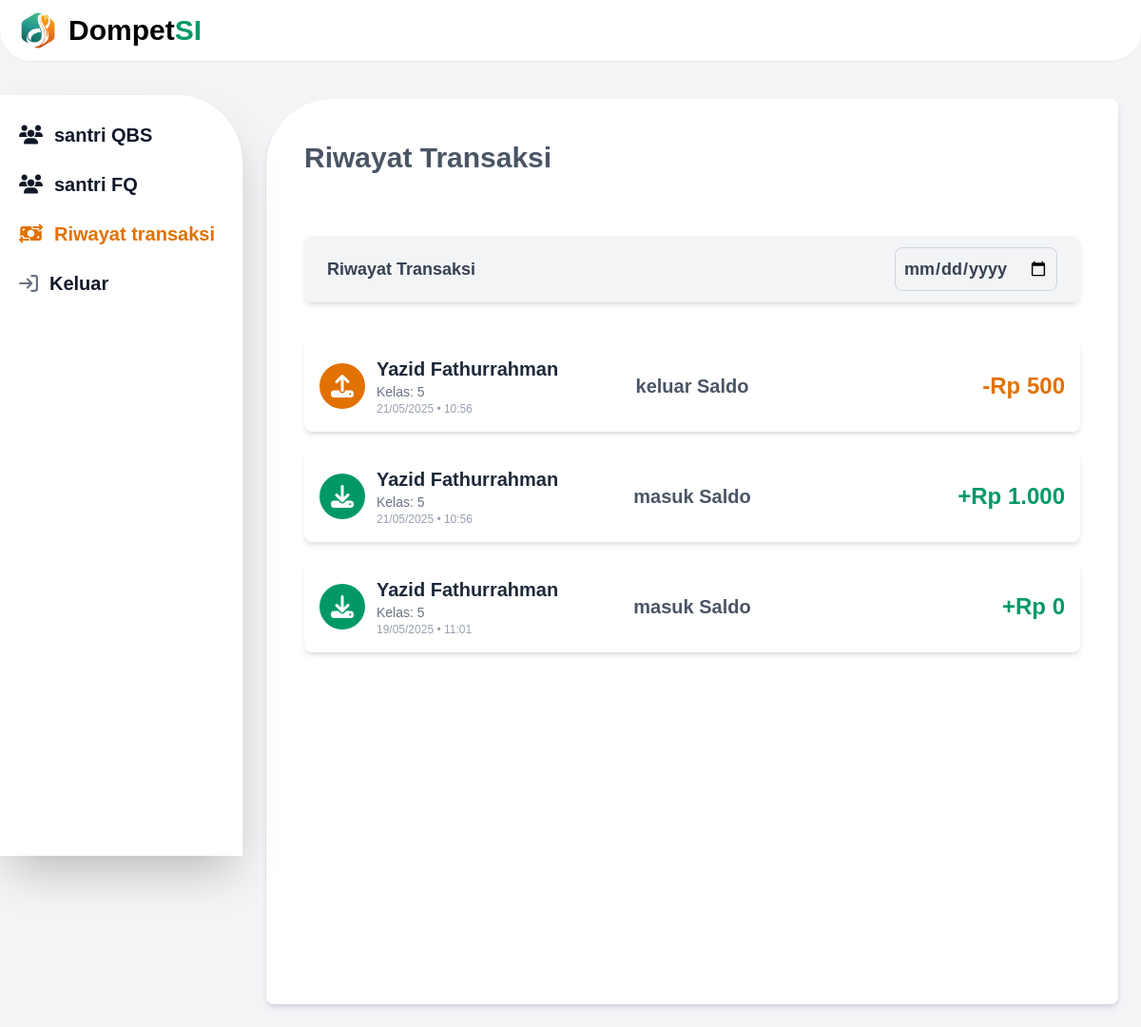
Screenshot of /dist/admin/Riwayat.php (signed in) with the database file from the repository.
### tables this page shows
CREATE TABLE `riwayat` (
  `id` int(11) NOT NULL,
  `santri_id` int(11) NOT NULL,
  `jumlah` int(11) NOT NULL,
  `tipe` enum('masuk','keluar') NOT NULL,
  `keterangan` varchar(255) DEFAULT NULL,
  `tanggal` datetime DEFAULT current_timestamp()
);

CREATE TABLE `santri` (
  `id` int(11) NOT NULL,
  `nis` varchar(255) NOT NULL,
  `nama` varchar(255) DEFAULT NULL,
  `kelas` varchar(255) DEFAULT NULL,
  `tgl_lahir` varchar(255) DEFAULT NULL,
  `kampus` varchar(255) DEFAULT NULL,
  `password` varchar(255) DEFAULT NULL,
  `foto` varchar(255) DEFAULT NULL
);

### dist/admin/Riwayat.php (the view, shortened to what this page needs)
<?php
$santri_id = (int) $_SESSION['santri_id'];
require_once __DIR__ . '/../../php/conn.php';
$sql = "
    SELECT
      r.jumlah,
      r.tipe,
      r.keterangan,
      r.tanggal,
      s.nama,
      s.kelas
    FROM riwayat AS r
    JOIN santri  AS s ON r.santri_id = s.id
    WHERE r.santri_id = ?
    ORDER BY r.tanggal DESC
";
$stmt = $conn->prepare($sql);
$stmt->bind_param('i', $santri_id);
$stmt->execute();
$result = $stmt->get_result();
$riwayat = [];
while ($row = $result->fetch_assoc()) {
    $riwayat[] = $row;
}
?>
<!DOCTYPE html>
<html>
  <head>
    <link rel="stylesheet" href="https://cdnjs.cloudflare.com/ajax/libs/font-awesome/6.5.1/css/all.min.css" />
    <link href="/src/output.css" rel="stylesheet" />
  </head>
  <body class="bg-gray-100 md:overflow-hidden">
    <nav class="fixed top-0 z-50 w-full bg-white border-b border-gray-200 dark:bg-gray-800 dark:border-gray-700 rounded-b-4xl">
      <div class="px-3 py-3 lg:px-5 lg:pl-3">
        <div class="flex items-center justify-between">
          <div class="flex items-center justify-start rtl:justify-end">
            <a href="" class="flex ms-2 md:me-24">
              <img src="/assets/img/logo.png" class="h-10 me-3" alt="FlowBite Logo" />
              <span class="self-center text-2xl font-bold sm:text-3xl whitespace-nowrap dark:text-white">
                Dompet<span class="text-emerald-600">SI</span>
              </span>
            </a>
          </div>
        </div>
      </div>
    </nav>
    <aside
      id="logo-sidebar"
      class="fixed top-0 left-0 z-40 w-64 md:mt-25 rounded-tr-5xl h-screen pt-20 md:pt-5 transition-transform -translate-x-full bg-white border-r border-gray-200 sm:translate-x-0 dark:bg-gray-800 dark:border-gray-700 shadow-2xl"
      aria-label="Sidebar"
    >
      <div class="h-full px-3 pb-4 overflow-y-auto">
        <ul class="space-y-2 font-semibold text-xl">
          <li>
            <a href="/dist/admin/QBS.php" class="flex items-center p-2 text-gray-900 rounded-lg dark:text-white hover:bg-gray-100 dark:hover:bg-gray-700 group">
              <span><i class="fa-solid fa-users"></i></span>
              <span class="ms-3">santri QBS</span>
            </a>
          </li>
          <li>
            <a href="/dist/admin/FQ.php" class="flex items-center p-2 text-gray-900 rounded-lg dark:text-white hover:bg-gray-100 dark:hover:bg-gray-700 group">
              <span><i class="fa-solid fa-users"></i></span>
              <span class="ms-3">santri FQ</span>
            </a>
          </li>
          <li>
            <a href="/dist/admin/Riwayat.php" class="flex items-center p-2 text-gray-900 rounded-lg dark:text-white hover:bg-gray-100 dark:hover:bg-gray-700 group">
              <span><i class="fa-solid fa-money-bill-transfer"></i></span>
              <span class="flex-1 ms-3 whitespace-nowrap">Riwayat transaksi</span>
            </a>
          </li>
          <li>
            <a href="/dist/Masuk.php" class="flex items-center p-2 text-gray-900 rounded-lg dark:text-white hover:bg-gray-100 dark:hover:bg-gray-700 group">
              <span class="flex-1 ms-3 whitespace-nowrap">Keluar</span>
            </a>
          </li>
        </ul>
      </div>
    </aside>
    <div class="flex-1 p-6 sm:ml-64 mt-20">
      <div class="md:bg-white md:p-6 md:shadow-md shadow-gray-300 rounded-tl-5xl rounded-lg">
        <div class="grid grid-cols-1 gap-2">
          <h4 class="text-3xl pt-5 text-gray-600 md:ps-4 font-bold mb-10">Riwayat Transaksi</h4>
          <div class="flex flex-col h-screen md:p-4">
            <div class="flex flex-col md:flex-row justify-between items-start md:items-center bg-gray-100 md:py-3 md:px-6 p-3 text-gray-700 font-bold text-lg rounded-lg shadow-md mb-10">
              <span>Riwayat Transaksi </span>
              <input type="date" id="dateInput" class="p-2 border border-gray-300 rounded-lg focus:outline-none focus:ring-2 focus:ring-emerald-500 mt-2 md:mt-0 w-full md:w-auto" />
            </div>
            <?php if (empty($riwayat)): ?>
              <p class="text-center text-gray-500 mt-10">Belum ada riwayat transaksi.</p>
            <?php else: ?>
              <?php foreach ($riwayat as $trx):
                $isIn   = strtolower($trx['tipe']) === 'masuk';
                $iconBg = $isIn ? 'bg-emerald-100 lg:bg-emerald-600' : 'bg-amber-100 lg:bg-amber-600';
                $iconCl = $isIn ? 'fa-download text-emerald-600 lg:text-white' : 'fa-upload text-amber-600 lg:text-white';
                $txtCl  = $isIn ? 'text-emerald-600' : 'text-amber-600';
                $waktu  = date('d/m/Y • H:i', strtotime($trx['tanggal']));
              ?>
                <div class="relative flex md:flex-row flex-col items-start md:items-center justify-between bg-white shadow-md md:p-4 p-3 rounded-lg mb-5">
                  <div class="flex items-center w-full md:w-auto">
                    <div class="md:w-12 w-15 h-15 md:h-12 flex items-center justify-center rounded-full <?= $iconBg ?>">
                      <i class="fa-solid <?= $iconCl ?> text-2xl"></i>
                    </div>
                    <div class="ml-3">
                      <h3 class="text-lg md:text-xl font-bold text-gray-800"><?= htmlspecialchars($trx['nama'], ENT_QUOTES) ?></h3>
                      <p class="text-sm text-gray-500">Kelas: <?= htmlspecialchars($trx['kelas'], ENT_QUOTES) ?></p>
                      <p class="text-xs text-gray-400"><?= $waktu ?></p>
                    </div>
                  </div>
                  <div class="hidden md:flex absolute left-1/2 transform -translate-x-1/2 text-gray-600 font-semibold text-xl">
                    <?= htmlspecialchars($trx['tipe'], ENT_QUOTES) ?> Saldo
                  </div>
                  <div class="flex w-full md:w-auto justify-between md:justify-end mt-3 md:mt-0">
                    <div class="<?= $txtCl ?> font-bold text-lg md:text-2xl">
                      <?= ($isIn ? '+' : '-') ?>Rp <?= number_format($trx['jumlah'], 0, ',', '.') ?>
                    </div>
                  </div>
                </div>
              <?php endforeach; ?>
            <?php endif; ?>
          </div>
        </div>
      </div>
    </div>
  </body>
</html>

### rows the page displays
riwayat: santri.nama "Yazid Fathurrahman", santri.kelas "5", tanggal "21/05/2025 • 10:56", tipe "keluar", jumlah "500"
riwayat: santri.nama "Yazid Fathurrahman", santri.kelas "5", tanggal "21/05/2025 • 10:56", tipe "masuk", jumlah "1.000"
riwayat: santri.nama "Yazid Fathurrahman", santri.kelas "5", tanggal "19/05/2025 • 11:01", tipe "masuk", jumlah "0"
